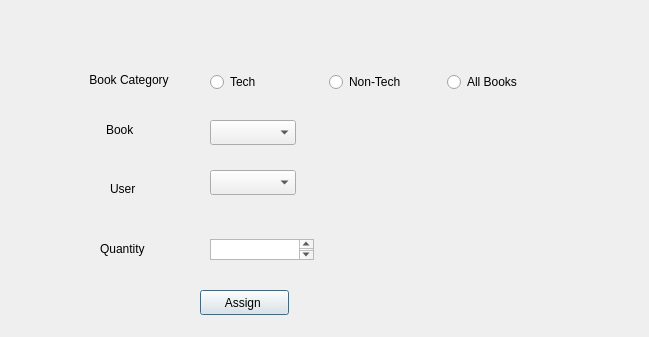
<?xml version="1.0" encoding="UTF-8"?>
<ui version="4.0">
 <class>Assign</class>
 <widget class="QDialog" name="Assign">
  <property name="geometry">
   <rect>
    <x>0</x>
    <y>0</y>
    <width>649</width>
    <height>337</height>
   </rect>
  </property>
  <property name="windowTitle">
   <string>Dialog</string>
  </property>
  <widget class="QLabel" name="label">
   <property name="geometry">
    <rect>
     <x>106</x>
     <y>120</y>
     <width>61</width>
     <height>20</height>
    </rect>
   </property>
   <property name="text">
    <string>Book</string>
   </property>
  </widget>
  <widget class="QLabel" name="label_2">
   <property name="geometry">
    <rect>
     <x>110</x>
     <y>180</y>
     <width>67</width>
     <height>17</height>
    </rect>
   </property>
   <property name="text">
    <string>User </string>
   </property>
  </widget>
  <widget class="QLabel" name="label_3">
   <property name="geometry">
    <rect>
     <x>100</x>
     <y>240</y>
     <width>67</width>
     <height>17</height>
    </rect>
   </property>
   <property name="text">
    <string>Quantity</string>
   </property>
  </widget>
  <widget class="QComboBox" name="comboBox_3">
   <property name="geometry">
    <rect>
     <x>210</x>
     <y>170</y>
     <width>86</width>
     <height>25</height>
    </rect>
   </property>
  </widget>
  <widget class="QComboBox" name="comboBox_2">
   <property name="geometry">
    <rect>
     <x>210</x>
     <y>120</y>
     <width>86</width>
     <height>25</height>
    </rect>
   </property>
  </widget>
  <widget class="QTextEdit" name="textEdit">
   <property name="geometry">
    <rect>
     <x>210</x>
     <y>239</y>
     <width>104</width>
     <height>21</height>
    </rect>
   </property>
  </widget>
  <widget class="QPushButton" name="pushButton">
   <property name="geometry">
    <rect>
     <x>200</x>
     <y>290</y>
     <width>89</width>
     <height>25</height>
    </rect>
   </property>
   <property name="text">
    <string>Assign </string>
   </property>
  </widget>
  <widget class="QLabel" name="label_4">
   <property name="geometry">
    <rect>
     <x>86</x>
     <y>70</y>
     <width>111</width>
     <height>20</height>
    </rect>
   </property>
   <property name="text">
    <string> Book Category</string>
   </property>
  </widget>
  <widget class="QWidget" name="">
   <property name="geometry">
    <rect>
     <x>210</x>
     <y>70</y>
     <width>350</width>
     <height>25</height>
    </rect>
   </property>
   <layout class="QHBoxLayout" name="horizontalLayout">
    <item>
     <widget class="QRadioButton" name="radioButton_Tech">
      <property name="text">
       <string>Tech</string>
      </property>
     </widget>
    </item>
    <item>
     <widget class="QRadioButton" name="radioButton_NonTech">
      <property name="text">
       <string>Non-Tech</string>
      </property>
     </widget>
    </item>
    <item>
     <widget class="QRadioButton" name="radioButtonAll">
      <property name="text">
       <string>All Books</string>
      </property>
     </widget>
    </item>
   </layout>
  </widget>
 </widget>
 <resources/>
 <connections/>
</ui>
